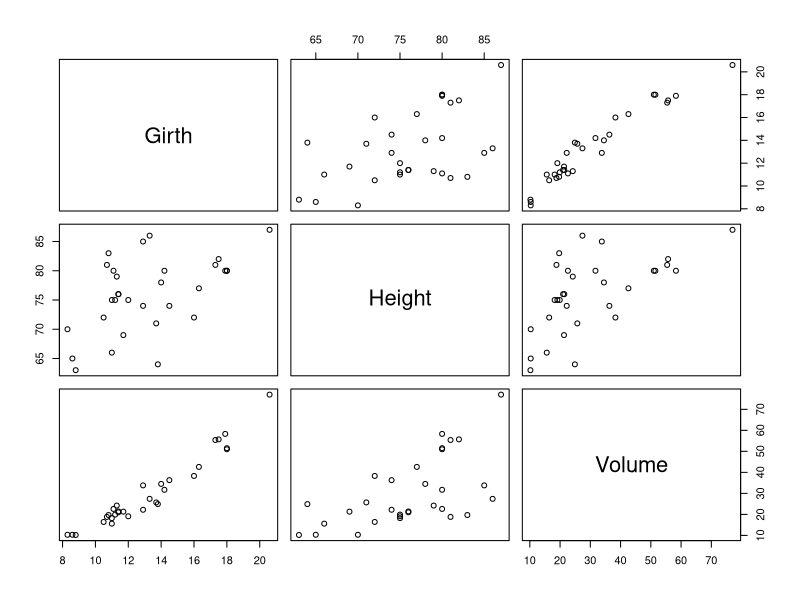
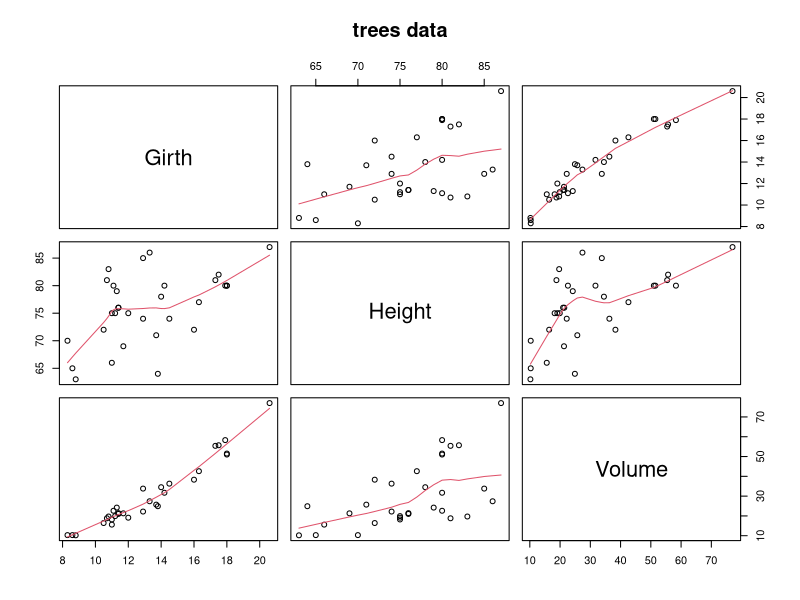
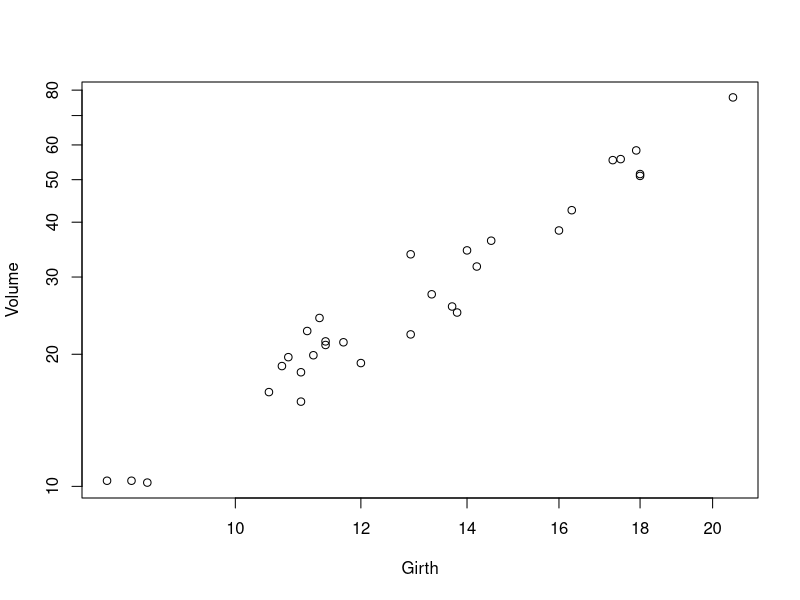
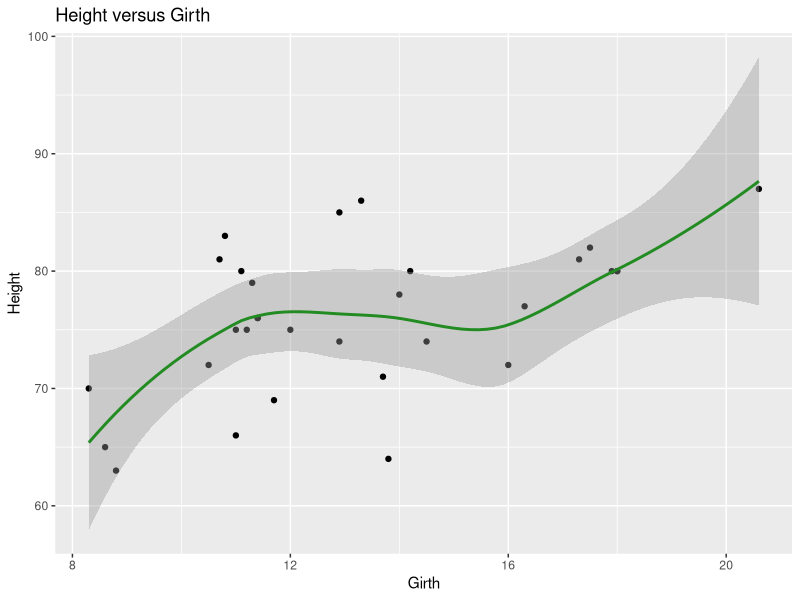

These charts were generated, in order, by the following R code:
# tree data analysis
# diameter, height and volume of timber in 31 felled black cherry trees.

# packages
library(ggplot2)

# volume v. girth
data("trees")
summary(trees)
pairs(trees)
# from trees help page
pairs(trees, panel = panel.smooth, main = "trees data")
plot(Volume ~ Girth, data = trees, log = "xy")

# heigh v. girth
ggplot(trees[order(trees$Girth), ], aes(x = Girth, y = Height)) +
  geom_point() +
  geom_smooth(method = 'loess', color = 'forestgreen') +
  ggtitle('Height versus Girth')
